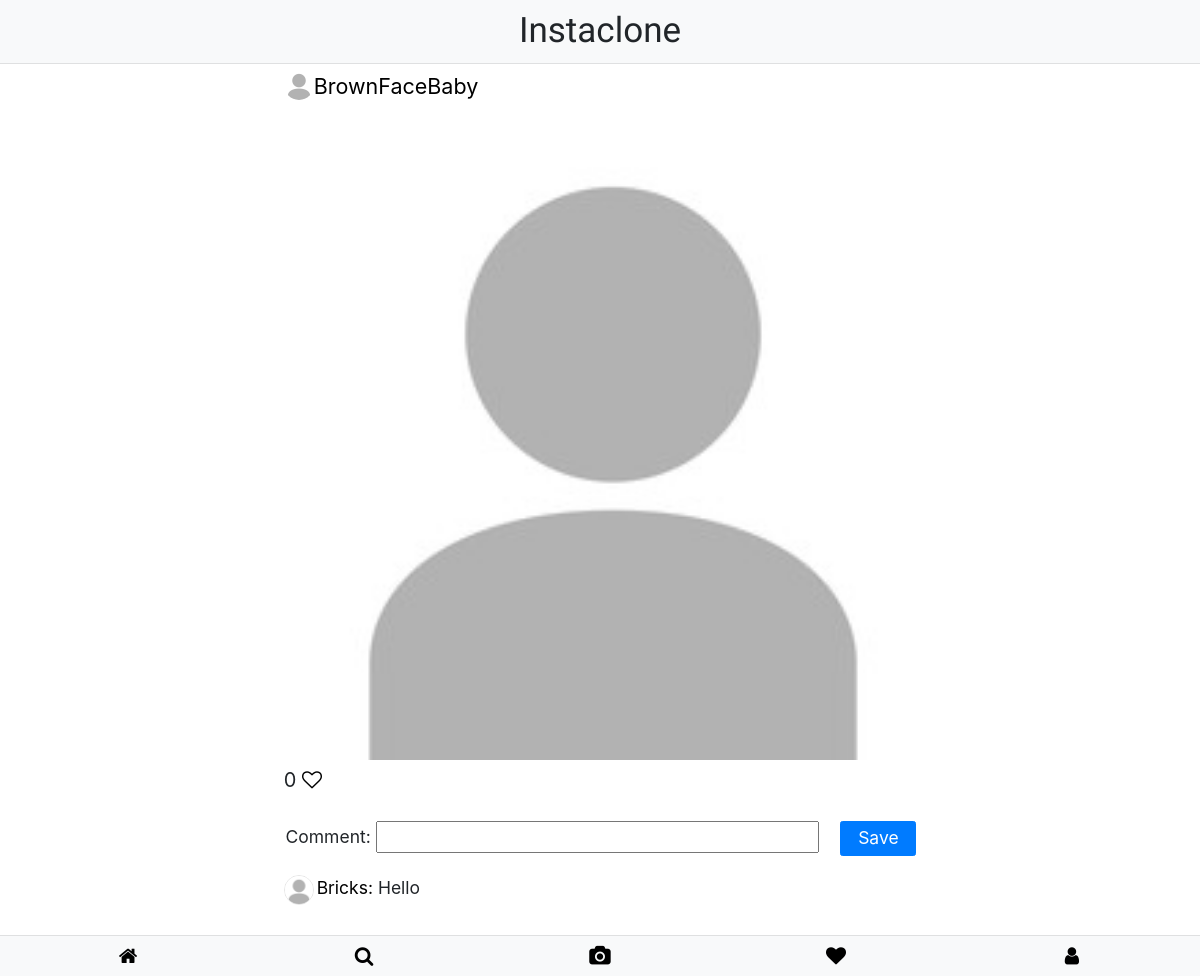
Screenshot of /post/20/ (signed in) with the database file from the repository.
### post/models.py (models this page shows, shortened)
class Post(models.Model):
    post_pic = models.ImageField(blank=False, null=False, upload_to='posts')
    post_id = models.UUIDField(default=uuid.uuid4, editable=False, unique=True, null=True, blank=True)
    user = models.ForeignKey(settings.AUTH_USER_MODEL, on_delete=models.CASCADE)
    likes = models.ManyToManyField(settings.AUTH_USER_MODEL, blank=True, related_name='user_liked')
    post_date = models.DateTimeField(default=timezone.now())

class Comment(models.Model):
    post = models.ForeignKey(Post, on_delete=models.CASCADE)
    comment_user = models.ForeignKey(settings.AUTH_USER_MODEL, on_delete=models.CASCADE)
    comment = models.CharField(blank=False, null=False, max_length=1000)
    comment_id = models.UUIDField(default=uuid.uuid4, editable=False, unique=True, null=True, blank=True)
    comment_date = models.DateTimeField(default=timezone.now())
    def __str__(self):
        return self.comment

### accounts/models.py (models this page shows, shortened)
class MyUser(AbstractBaseUser):
	username = models.CharField(max_length=300,
								unique=True,
								validators = [RegexValidator(regex = USERNAME_REGEX,
															 message='Username must be alphanumeric or contain numbers.',
															 code='invalid_username')])
	email = models.EmailField(max_length=255, unique=True, verbose_name='Email Address')
	name = models.CharField(max_length=300, verbose_name="Full Name")
	bio = models.TextField(max_length=255,
						   verbose_name='Bio',
						   blank=True,
						   null=True)
	picture = models.ImageField(verbose_name='Profile Picture',
								blank=True,
								upload_to='profile_pic',
								default='/profile_pic/default.jpg')
	followers = models.ManyToManyField(settings.AUTH_USER_MODEL, blank=True, related_name='user_follower')
	following = models.ManyToManyField(settings.AUTH_USER_MODEL, blank=True, related_name='user_following')
	is_admin = models.BooleanField(default=False)
	is_staff = models.BooleanField(default=False)
	objects = MyUserManager()
	USERNAME_FIELD = 'username'
	REQUIRED_FIELDS = ['email', 'name']
	def __str__(self):
		return str(self.username)

### post/views.py (the view, shortened to what this page needs)
# urls.py: path('post/<int:pk>/', views.view_post, name='view_post'),
@login_required
def view_post(request, pk):
    post = get_object_or_404(Post, pk=pk)
    comments = Comment.objects.all().filter(post=post)
    form = CommentForm()
    context={
        'post':post,
        'comments':comments,
        'form':form
    }
    return render(request=request,
                  template_name='post/post.html',
                  context=context)

### post/forms.py
class CommentForm(forms.ModelForm):
    class Meta:
        model = Comment
        fields = ['comment',]

### template/post/post.html (shortened to what this page needs)
{% extends "base.html" %}
{% load static i18n %}
{% block head %}<link rel="stylesheet" href="{% static 'css/home/home.css' %}">{% endblock %}
{% block nav %} <a class="navbar-link insta"><span>Instaclone</span></a> {% endblock %}
{% block content %}
    <div class="post-card">
        <div class="post-head">
            <a href="{% url 'accounts:detail' post.user %}">
                <img align="left" src="{{ post.user.picture.url }}" style="width: 30px; height: 30;">
                <span class="username">
                    {{ post.user }}
                </span>
            </a>
        </div>
        <img src="{{ post.post_pic.url }}" style="width: 658px; height: 658;">
        <div class="apost-foot">
            <p>
                <span class="foot">
                    {{ post.likes.count }}
                    {% if request.user in post.likes.all %}
                        <a href="{% url 'post:like' post.pk %}"><i class="fa fa-heart" style="color:#ff0000" ></i></a>
                    {% else %}
                        <a href="{% url 'post:like' post.pk %}"><i class="fa fa-heart-o"></i></a>
                    {% endif %}
                </span>
            </p>
        </div>
    </div>
    <div class="enter-comment">
        <form method="post" class="post-form" enctype="multipart/form-data">
            {{ form.as_p }}
            <button type="submit" class="save btn btn-primary">Save</button>
        </form>
    </div>
    <div class="comment">
        {% if comments %}
            {% for comment in comments %}
                <p>
                    <a href="{% url 'accounts:detail' comment.comment_user %}">
                        <img align="left" src="{{ comment.comment_user.picture.url }}" style="width: 30px; height: 30;">
                        {{ comment.comment_user}}:
                    </a>
                    {{ comment }}
                </p>
            {% endfor %}
        {% endif %}
    </div>
{% endblock %}

### static/css/main.css (style rules this page uses)
:root { font-size: 10px; }
*, *::before, *::after { box-sizing: border-box; }
body { font-family: "Open Sans", Arial, sans-serif; min-height: 100vh; background-color: #fafafa; color: #262626; padding-bottom: 3rem; }
img { display: block; }
.insta { font-family: 'Lobster Two', cursive;; text-align: center; width: 100%; font-size: 3.5rem; }
a, a:visited, a:focus, a:link { text-decoration: none; color: black }
.btn { display: inline-block; font: inherit; background: none; border: none; padding: 0; cursor: pointer; text-decoration: none; }
.post-card { padding-left: 13%; padding-right: 13%; }
.post-head img { display: block; margin-bottom: 8px; border-radius: 50%; border: 1px solid rgba(0, 0, 0, 0.1); }
.apost-foot { margin-top: 5px; margin-bottom: 20px; }
.apost-foot p { font-size: 2rem; }
.username { font-size: 2.15rem; }
.foot { justify-content: right; }
.comment { padding-left: 13%; padding-right: 13%; margin-bottom: 25px; }
.comment p { font-size: 1.75rem; margin-bottom: 15px; }
.comment img { border-radius: 50%; border: 1px solid rgba(0, 0, 0, 0.1); }
.enter-comment { padding-left: 13%; padding-right: 13%; margin-bottom: 20px; }
.enter-comment p { font-size: 1.75rem; margin-right: 20px; display:inline; word-wrap: break-word; }
.enter-comment input { width: 70%; }
.enter-comment button { margin-bottom: 8px; float: right; }
.post-form { text-align: center; font-size: 1.75rem; margin-top: 4%; }
.post-form button { font-size: 1.75rem; }
.save { width: 12%; font-size: 1.75rem; }

### static/css/home/home.css (style rules this page uses)
.post-card { padding-left: 13%; padding-right: 13%; }
.post-head img { display: block; margin:0!important; padding:0!important; border:0!important; margin-right: 0px; }

### rows the page displays
Post: user.picture (placeholder picture), user "BrownFaceBaby", post_pic (placeholder picture), likes.count "0"
Comment: comment_user.picture (placeholder picture), comment_user "Bricks", comment "Hello"
